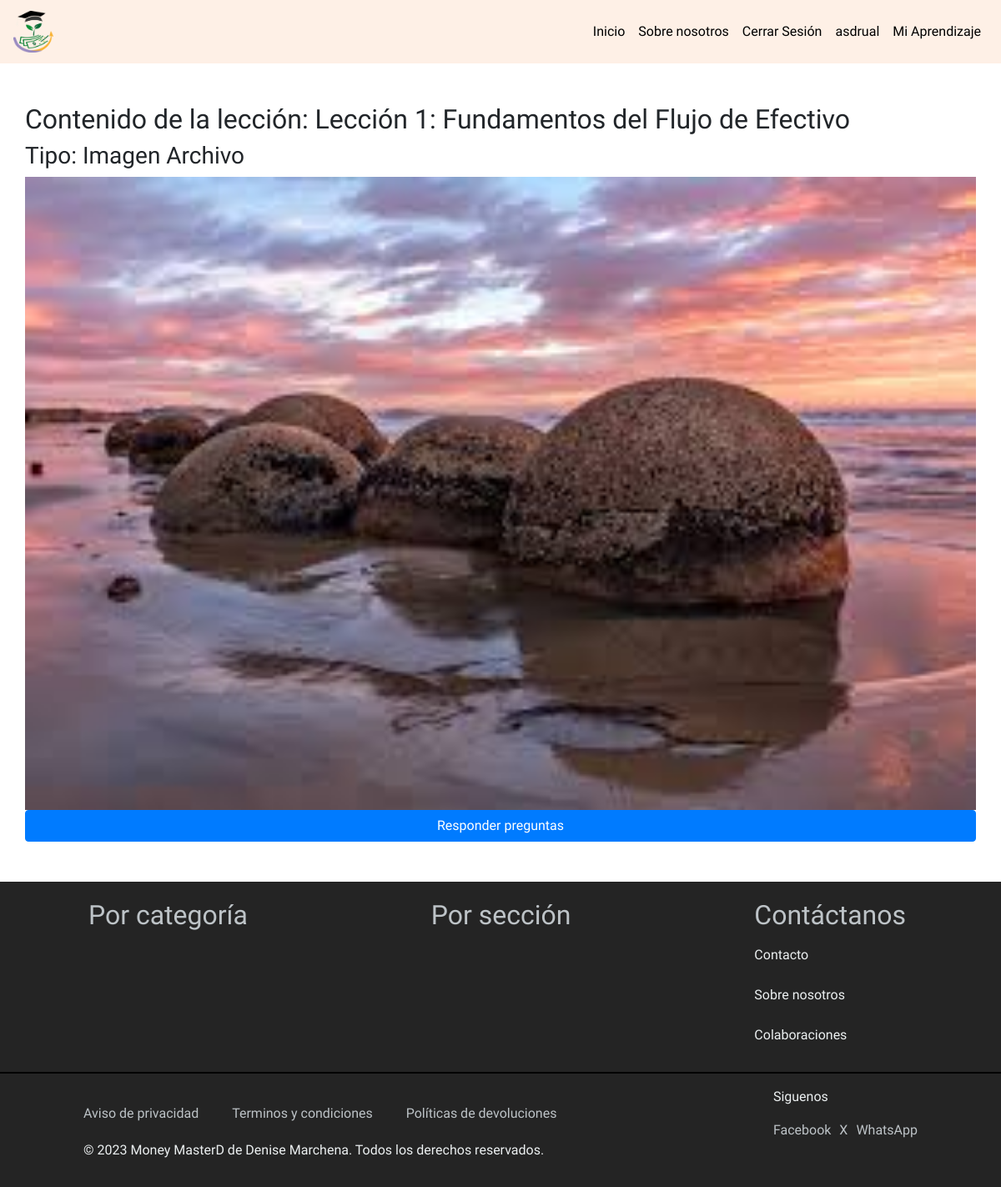
The page /contenido/leccion/15/contenido/ (signed in) on the database its author committed.
### Money/models.py (models this page shows, shortened)
class Leccion(models.Model):
    titulo = models.CharField(max_length=200)
    resumen = models.TextField(null=True, blank=True)  # Resumen de la lección
    duracion = models.DurationField(null=True, blank=True)  # Duración de la lección
    contenido = models.OneToOneField('Contenido', on_delete=models.CASCADE, related_name='leccion')
    curso = models.ForeignKey(Curso, on_delete=models.CASCADE, related_name='lecciones')
    orden = models.PositiveIntegerField()

class Contenido(models.Model):
    TEXTO = 'Texto'
    IMAGEN_URL = 'Imagen URL'
    IMAGEN_ARCHIVO = 'Imagen Archivo'  # Nueva opción para imagen desde archivo
    VIDEO_URL = 'Video URL'
    VIDEO_ARCHIVO = 'Video Archivo'  # Nueva opción para video desde archivo
    RUTA = 'Ruta'
    OTRO = 'Otro'
    TIPO_CONTENIDO_CHOICES = [
        (TEXTO, 'Texto'),
        (IMAGEN_URL, 'Imagen URL'),
        (IMAGEN_ARCHIVO, 'Imagen Archivo'),  # Agregamos una opción para imagen desde archivo
        (VIDEO_URL, 'Video URL'),
        (VIDEO_ARCHIVO, 'Video Archivo'),  # Agregamos una opción para video desde archivo
        (RUTA, 'Ruta'),
        (OTRO, 'Otro'),
    ]
    tipo = models.CharField(max_length=20, choices=TIPO_CONTENIDO_CHOICES, default=TEXTO)
    texto = models.TextField(blank=True, null=True)
    imagen_url = models.URLField(blank=True, null=True)
    imagen_archivo = models.ImageField(upload_to='media/galeria', blank=True, null=True)  # Campo para imágenes desde archivo
    video_url = models.URLField(blank=True, null=True)
    video_archivo = models.FileField(upload_to='media/videos', blank=True, null=True)  # Campo para videos desde archivo
    ruta = models.FileField(upload_to='media/rutas', blank=True, null=True)

### Money/views.py (the view)
# urls.py: path('contenido/leccion/<int:leccion_id>/contenido/', views.contenido_leccion, name='contenido_leccion'),
@login_required
def contenido_leccion(request, leccion_id):
    leccion = get_object_or_404(Leccion, id=leccion_id)
    contenido = leccion.contenido
    try:
        inscripcion = InscripcionCurso.objects.get(usuario=request.user, curso=leccion.curso)
    except InscripcionCurso.DoesNotExist:
        inscripcion = None
    if not inscripcion:
        context = {
            'leccion': leccion,
            'mensaje': 'Para ver el contenido deberá hacer el pago pertinente.'
        }
        return render(request, 'mensaje.html', context)  # Cambia 'ruta_a_template_de_mensaje.html' con la ruta correcta de tu template donde mostrarás el mensaje
    preguntas = Pregunta.objects.filter(leccion=leccion)
    respuestas_usuario = RespuestaUsuario.objects.filter(usuario=request.user, pregunta__in=preguntas)
    context = {
        'leccion': leccion,
        'contenido': contenido
    }
    return render(request, 'contenido/contenido_leccion.html', context)

### Money/templates/contenido/contenido_leccion.html
{% extends "base.html" %}
{% block content %}
<h2>Contenido de la lección: {{ leccion.titulo }}</h2>
<h3>Tipo: {{ contenido.tipo }}</h3>
{% if contenido.tipo == "Texto" %}
    <p>{{ contenido.texto }}</p>
{% elif contenido.tipo == "Imagen URL" %}
    <img src="{{ contenido.imagen_url }}" alt="{{ leccion.titulo }}">
{% elif contenido.tipo == "Imagen Archivo" %}
    <img src="{{ contenido.imagen_archivo.url }}" alt="{{ leccion.titulo }}">
{% elif contenido.tipo == "Video URL" %}
<div class="video-container">
    <iframe src="https://www.youtube.com/embed/{{ contenido.video_url|slice:"17:28" }}" frameborder="0" allow="accelerometer; autoplay; clipboard-write; encrypted-media; gyroscope; picture-in-picture" allowfullscreen>
    </iframe>
</div>
{% elif contenido.tipo == "Video Archivo" %}
    <video controls>
        <source src="{{ contenido.video_archivo.url }}" type="video/mp4">
    </video>
{% elif contenido.tipo == "Ruta" %}
    <a href="{{ contenido.ruta.url }}" download>Descargar archivo</a>
{% elif contenido.tipo == "Otro" %}
    <p>Contenido adicional</p>
{% endif %}
<a href="{% url 'responder_preguntas' leccion.id %}" class="btn btn-primary">Responder preguntas</a>
<br>
<br>
{% endblock %}

### Money/templates/base.html (shortened to what this page needs)
{% load static %}
<!DOCTYPE html>
<html lang="es">
<head>
    <link href="https://maxcdn.bootstrapcdn.com/bootstrap/4.5.2/css/bootstrap.min.css" rel="stylesheet">
</head>
<body>
    <nav class="navbar navbar-expand-lg">
        <a class="navbar-brand" href="{% url 'index' %}">
            <img  src="/media/media/galeria/BORRADOR_4.png"  alt="Borrador" style="height: 50px;">
        </a>
        <div class="collapse navbar-collapse" id="navbarNav">
            <ul class="navbar-nav ml-auto">
                <li class="nav-item active">
                    <a class="nav-link" href="{% url 'index' %}">Inicio</a>
                </li>
                <li class="nav-item">
                    <a class="nav-link" href="{% url 'nosotros' %}">Sobre nosotros</a>
                </li>
                {% if user.is_authenticated %}
                <li class="nav-item">
                    <a class="nav-link" href="{% url 'logout' %}">Cerrar Sesión</a>
                </li>
                <li class="nav-item">
                    <a class="nav-link" href="#">{{ user.username }}</a>
                </li>
                <li class="nav-item">
                    <a class="nav-link" href="{% url 'index_contenido' %}">Mi Aprendizaje</a>
                </li>
                {% endif %}
            </ul>
        </div>
    </nav>
    <div class="container mt-5">
        {% block content %}{% endblock %}
    </div>
    <footer class="py-3 text-center" style="background-color: #242424;">
        <div class="first">
            <ul class="list-inline" style="display: flex; justify-content: space-around;">
                <li class="list-inline-item"><a href="#">Por categoría</a></li>
                <li class="list-inline-item"><a href="#">Por sección</a></li>
                <div style="text-align: start;">
                    <li class="list-inline-item"><a href="#">Contáctanos</a></li>
                    <div style="display: flex; flex-direction: column; gap: 8px;margin-block-start: 12px;">
                        <p>Contacto</p>
                        <p>Sobre nosotros</p>
                        <p>Colaboraciones</p>
                    </div>
                </div>
            </ul>
        </div>
        <hr style="border: 1px solid black;">
        <div style="text-align: start; padding-inline: 100px;">
            <div style="display: flex; justify-content: space-between; align-items: center;">
                <div style="display: flex; gap: 40px;">
                    <a href="#">Aviso de privacidad</a>
                    <a href="#">Terminos y condiciones</a>
                    <a href="#">Políticas de devoluciones</a>
                </div>
                <div style="text-align: start;">
                    <p>Siguenos</p>
                    <div style="display: flex; gap: 10px;">
                        <a href="#">Facebook</a>
                        <a href="#">X</a>
                        <a href="#">WhatsApp</a>
                    </div>
                </div>
            </div>
            <p>&copy; 2023 Money MasterD de Denise Marchena. Todos los derechos reservados.</p>
        </div>
    </footer>
</body>
</html>

### Money/templates/base.html (style rules this page uses)
body { font-family: 'Scope One', serif; background-color: #fff; display: flex; flex-direction: column; align-items: stretch; min-height: 100vh; }
.navbar { background-color: #fef0e6; }
.navbar-brand, .nav-link { color: #000 !important; }
.container { display: flex; flex-direction: column; flex-grow: 2; background-color: #fff; padding: 0; }
footer { background-color: #000; color: #ecf0f1; }
footer a { color: #bdc3c7; text-decoration: none; }
.first a { font-size: 32px; }

### rows shown on the page
Leccion: titulo "Lección 1: Fundamentos del Flujo de Efectivo"
Contenido: tipo "Imagen Archivo", imagen_archivo (picture)

### other values the page prints
{{ user.username }} "asdrual"
